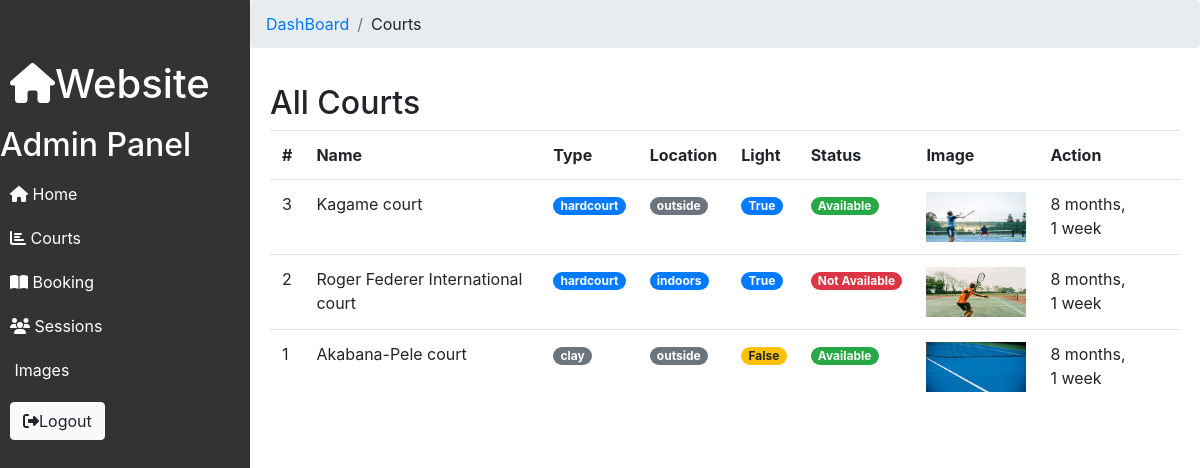
Page /dashboard/courts (signed in) on the earlier database version.
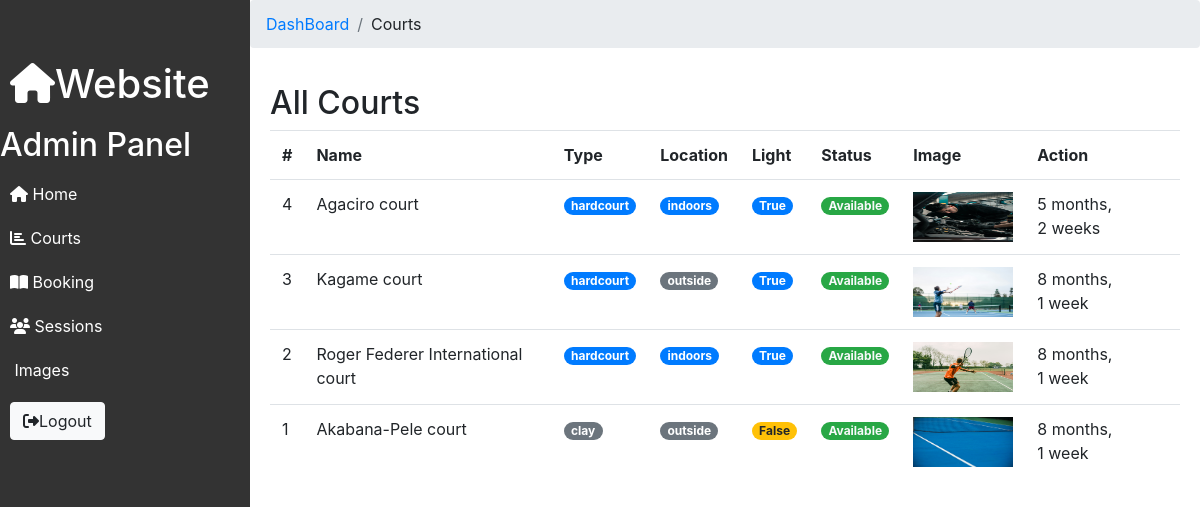
Same page on the later database version.
### App/models.py (models this page shows, shortened)
class Court(models.Model):
    name = models.CharField(max_length=50, unique=True)
    court_type = models.CharField(max_length=20, choices=COURT_TYPES)
    court_location = models.CharField(max_length=20, choices=COURT_LOCATION)
    has_lighting = models.BooleanField(default=False)
    is_available = models.BooleanField(default=True)
    pre_image = models.ImageField(upload_to='img/upload', null=False)
    description = models.TextField(null=True);
    created_at = models.DateTimeField(auto_now_add=True)
    updated_at = models.DateTimeField(auto_now=True)
    class Meta:
        ordering = ['-created_at']

### App/views.py (the view)
# urls.py: path('dashboard/courts', views.adminCourts, name="admin-courts"),
@login_required
def adminCourts(request):
   courts = Court.objects.all()
   context = {'courts': courts}
   return render(request, 'admin/admin-court.html', context)

### App/templates/App/admin/admin-court.html (shortened to what this page needs)
{% include 'includes/admin-header.html' %}
{% include 'includes/admin-nav.html' %}
<div class="content" style="padding: 0px;">
    <nav aria-label="breadcrumb">
        <ol class="breadcrumb">
            <li class="breadcrumb-item"><a href="{% url 'dashboard' %}">DashBoard</a></li>
            <li class="breadcrumb-item">Courts</li>
        </ol>
    </nav>
    <div style="padding: 20px;">
        <h2>All Courts</h2>
        <table class="table table-hover">
            <tr>
                <th>#</th>
                <th>Name</th>
                <th>Type</th>
                <th>Location</th>
                <th>Light</th>
                <th>Status</th>
                <th>Image</th>
                <th>Action</th>
                {% for court in courts %}
            <tr>
                <td>{{ court.id }}</td>
                <td>{{ court.name }}</td>
                {% if court.court_type == "hardcourt" %}
                <td><span class="badge badge-pill badge-primary">{{court.court_type}}</span></td>
                {% else %}
                <td><span class="badge badge-pill badge-secondary">{{court.court_type}}</span></td>
                {% endif %}
                {% if court.court_location == "outside" %}
                <td><span class="badge badge-pill badge-secondary">{{court.court_location}}</span></td>
                {% else %}
                <td><span class="badge badge-pill badge-primary">{{court.court_location}}</span></td>
                {% endif %}
                {% if court.has_lighting == True %}
                <td><span class="badge badge-pill badge-primary">{{court.has_lighting}}</span></td>
                {% else %}
                <td><span class="badge badge-pill badge-warning">{{court.has_lighting}}</span></td>
                {% endif %}
                {% if court.is_available == True %}
                <td><span class="badge badge-pill badge-success"><a
                            href="{% url 'admin-courts-status' court.id %}?state=False"
                            class="text-decoration-none text-light">Available</a></span></td>
                {% else %}
                <td><span class="badge badge-pill badge-danger"><a
                            href="{% url 'admin-courts-status' court.id %}?state=True"
                            class="text-decoration-none text-light">Not Available</a></span></td>
                {% endif %}
                <td><img src="../{{court.pre_image}}" width="100" height="50" alt=""></td>
                <td>{{ court.created_at | timesince }}</td>
            </tr>
            {% endfor%}
            </tr>
        </table>
    </div>
</div>
{% include 'includes/admin-footer.html' %}

### App/templates/App/includes/admin-header.html (shortened to what this page needs)
<!DOCTYPE html>
<html lang="en">
<head>
    <link rel="stylesheet" href="https://stackpath.bootstrapcdn.com/bootstrap/4.5.2/css/bootstrap.min.css">
    <link rel="stylesheet" href="https://cdnjs.cloudflare.com/ajax/libs/font-awesome/5.15.1/css/all.min.css">
    <link href="//maxcdn.bootstrapcdn.com/bootstrap/4.1.1/css/bootstrap.min.css" rel="stylesheet" id="bootstrap-css">
    <link rel="stylesheet" href="https://cdnjs.cloudflare.com/ajax/libs/font-awesome/4.7.0/css/font-awesome.css" />
    <link rel="stylesheet" href="https://cdn.datatables.net/1.13.4/css/dataTables.bootstrap5.min.css" />
</head>
<body>

### App/templates/App/includes/admin-nav.html (shortened to what this page needs)
<div class="sidebar">
    <h1><a href="/"><i class="fas fa-home"></i>Website</a></h1>
    <h2>Admin Panel</h2>
    <a href="{% url 'dashboard'%}"><i class="fas fa-home"></i> Home</a>
    <a href="{% url 'admin-courts'%}"><i class="fas fa-chart-bar"></i> Courts</a>
    <a href="{% url 'admin-bookings'%}"><i class="fas fa-book-open"></i> Booking</a>
    <a href="{% url 'admin-sessions'%}"><i class="fas fa-users"></i> Sessions</a>
    <a href="{% url 'admin-images'%}"> Images</a>
    <a href="#"> <form method="post" action="{% url 'logout' %}">
        <button type="submit" class="btn btn-light"><i class="fas fa-sign-out-alt"></i>Logout</button>
    </form></a>
</div>

### App/templates/App/includes/admin-footer.html (shortened to what this page needs)
</body>
</html>

### App/templates/App/includes/admin-header.html (style rules this page uses)
.sidebar { position: fixed; top: 0; left: 0; height: 100%; width: 250px; background-color: #333; color: #fff; padding-top: 50px; }
.sidebar a { padding: 10px; text-decoration: none; color: #fff; display: block; }
.content { margin-left: 250px; padding: 20px; }

Differences in the rows shown:
added Court: id "4", name "Agaciro court", court_type "hardcourt", court_location "indoors", has_lighting "True", is_available "Available", pre_image (picture), created_at "5 months, 2 weeks"
changed Court "Roger Federer International court": is_available "Not Available" → "Available"
